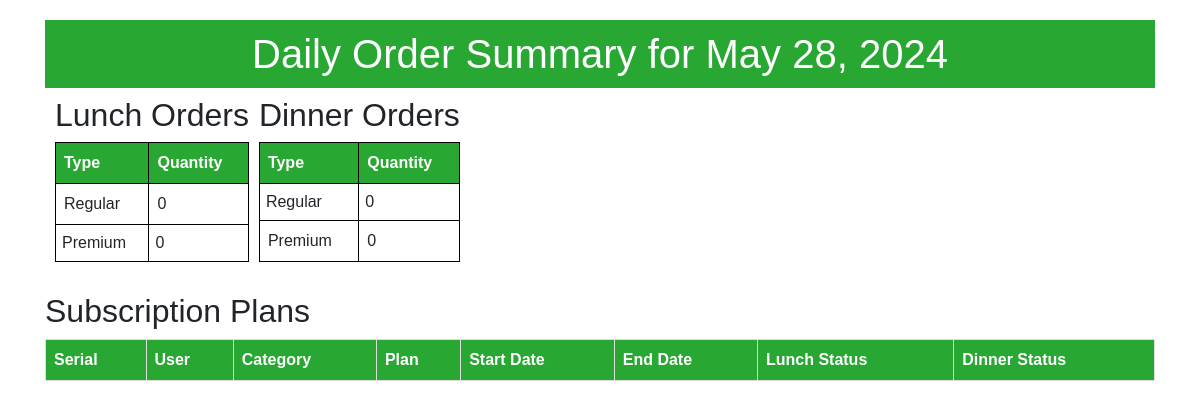
/super/ (signed in), run on an earlier commit of the app's database.
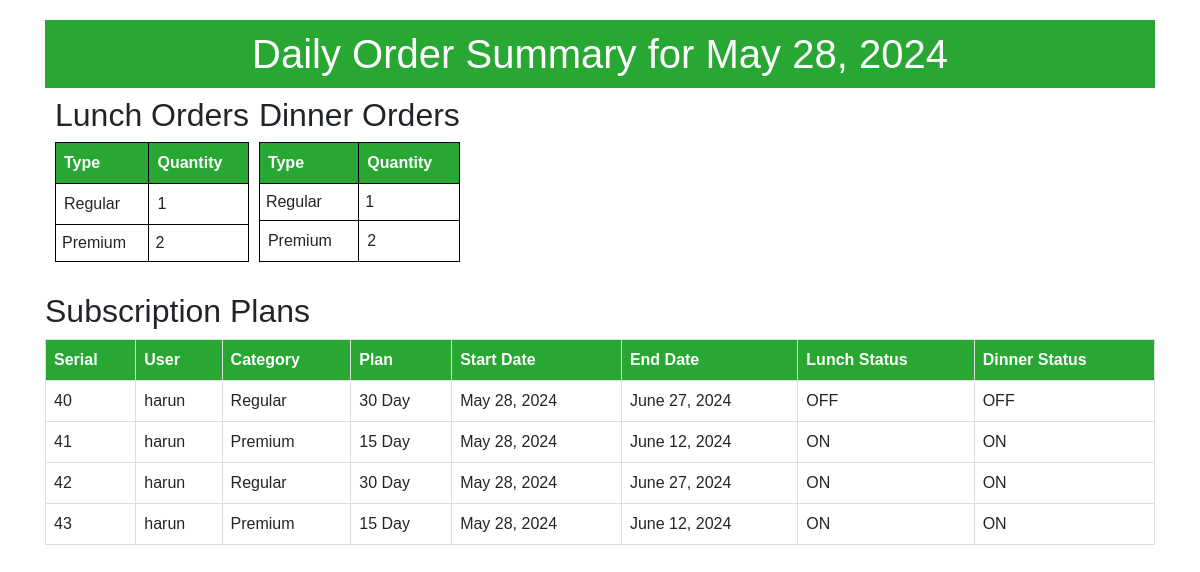
And on a later commit of the database.
### Home/models.py (models this page shows, shortened)
class Subscription_nowcook(models.Model):
    PLAN_CHOICES = [
        (3, '3 Days'),
        (7, '7 Days'),
        (15, '15 Days'),
        (30, '30 Days'),
    ]
    CATEGORY_CHOICES = [
        ('Regular', 'Regular'),
        ('Premium', 'Premium'),
    ]
    user = models.ForeignKey(User, on_delete=models.CASCADE)
    category = models.CharField(max_length=20, choices=CATEGORY_CHOICES, blank=True, null=True)
    plan = models.IntegerField(choices=PLAN_CHOICES, blank=True, null=True)
    start_date = models.DateField(auto_now_add=True)
    end_date = models.DateField(blank=True, null=True)
    is_lunch_off = models.BooleanField(default=False)
    is_dinner_off = models.BooleanField(default=False)
    Reguler_balance = models.ForeignKey(Plan, related_name='regular_subscriptions', on_delete=models.CASCADE, null=True)
    Primium_balance = models.ForeignKey(Plan, related_name='premium_subscriptions', on_delete=models.CASCADE, null=True)
    total_cost = models.DecimalField(max_digits=10, decimal_places=2, default=0, null=True)

### Admin/views.py (the view)
# urls.py: path('',views .admin_daily_order_summary, name='admin_daily_order_summary')
def admin_daily_order_summary(request):
    today = timezone.now().date()
    orders = {
        'lunch': {'Basic': 0, 'Premium': 0},
        'dinner': {'Basic': 0, 'Premium': 0}
    }
    subscriptions = Subscription_nowcook.objects.filter(start_date__lte=today, end_date__gte=today)
    information=Subscription_nowcook.objects.filter(user=request.user)
    for subscription in subscriptions:
        if subscription.category == 'Regular':
            if not subscription.is_lunch_off:
                orders['lunch']['Basic'] += 1
            if not subscription.is_dinner_off:
                orders['dinner']['Basic'] += 1
        elif subscription.category == 'Premium':
            if not subscription.is_lunch_off:
                orders['lunch']['Premium'] += 1
            if not subscription.is_dinner_off:
                orders['dinner']['Premium'] += 1
    context = {
        'orders': orders,
        'today': today,
        'info':information,
    }
    return render(request, 'admin_daily_order_summary.html', context)

### Admin/templates/admin_daily_order_summary.html (shortened to what this page needs)
<!DOCTYPE html>
<html>
<head>
    <link href="https://stackpath.bootstrapcdn.com/bootstrap/4.5.2/css/bootstrap.min.css" rel="stylesheet">
</head>
<body>
    <div class="container">
        <h1 style="text-align: center; background-color: #28a733; color: white; padding: 10px;">Daily Order Summary for {{ today }}</h1>
        <div style="display: flex;">
            <div style="margin-left: 10px;">
                <h2 style>Lunch Orders</h2>
                <table style="border-collapse: collapse;">
                    <tr class="green-header">
                        <th style="border: 1px solid black; padding: 8px;">Type</th>
                        <th style="border: 1px solid black; padding: 8px;">Quantity</th>
                    </tr>
                    <tr>
                        <td style="border: 1px solid black; padding: 8px;">Regular</td>
                        <td style="border: 1px solid black; padding: 8px;">{{ orders.lunch.Basic }}</td>
                    </tr>
                    <tr>
                        <td style="border: 1px solid black; padding: 6px;">Premium</td>
                        <td style="border: 1px solid black; padding: 6px;">{{ orders.lunch.Premium }}</td>
                    </tr>
                </table>
            </div>
            <br>
            <div style="margin-left: 10px;">
                <h2>Dinner Orders</h2>
                <table style="border-collapse: collapse;">
                    <tr class="green-header">
                        <th style="border: 1px solid black; padding: 8px;">Type</th>
                        <th style="border: 1px solid black; padding: 8px;">Quantity</th>
                    </tr>
                    <tr>
                        <td style="border: 1px solid black; padding: 6px;">Regular</td>
                        <td style="border: 1px solid black; padding: 6px;">{{ orders.dinner.Basic }}</td>
                    </tr>
                    <tr>
                        <td style="border: 1px solid black; padding: 8px;">Premium</td>
                        <td style="border: 1px solid black; padding: 8px;">{{ orders.dinner.Premium }}</td>
                    </tr>
                </table>
            </div>
        </div>
        <h2>Subscription Plans</h2>
        <table>
            <thead class="green-header">
                <tr>
                    <th>Serial</th>
                    <th>User</th>
                    <th>Category</th>
                    <th>Plan</th>
                    <th>Start Date</th>
                    <th>End Date</th>
                    <th>Lunch Status</th>
                    <th>Dinner Status</th>
                </tr>
            </thead>
            <tbody>
                {% for i in info %}
                <tr>
                    <td>{{ i.id }}</td>
                    <td>{{ i.user }}</td>
                    <td>{{ i.category }}</td>
                    <td>{{ i.plan }} Day</td>
                    <td>{{ i.start_date }}</td>
                    <td>{{ i.end_date }}</td>
                    <td>{% if i.is_lunch_off %}OFF{% else %}ON{% endif %}</td>
                    <td>{% if i.is_dinner_off %}OFF{% else %}ON{% endif %}</td>
                </tr>
                {% endfor %}
            </tbody>
        </table>
    </div>
</body>
</html>

What changed in the data, as far as the page shows it:
added Subscription_nowcook: id "40", user "harun", category "Regular", plan "30", start_date "May 28, 2024", end_date "June 27, 2024", is_lunch_off "OFF", is_dinner_off "OFF"
added Subscription_nowcook: id "41", user "harun", category "Premium", plan "15", start_date "May 28, 2024", end_date "June 12, 2024", is_lunch_off "ON", is_dinner_off "ON"
added Subscription_nowcook: id "42", user "harun", category "Regular", plan "30", start_date "May 28, 2024", end_date "June 27, 2024", is_lunch_off "ON", is_dinner_off "ON"
added Subscription_nowcook: id "43", user "harun", category "Premium", plan "15", start_date "May 28, 2024", end_date "June 12, 2024", is_lunch_off "ON", is_dinner_off "ON"
Also different on the page:
{{ orders.lunch.Basic }}: "0" → "1"
{{ orders.lunch.Premium }}: "0" → "2"
{{ orders.dinner.Basic }}: "0" → "1"
{{ orders.dinner.Premium }}: "0" → "2"
